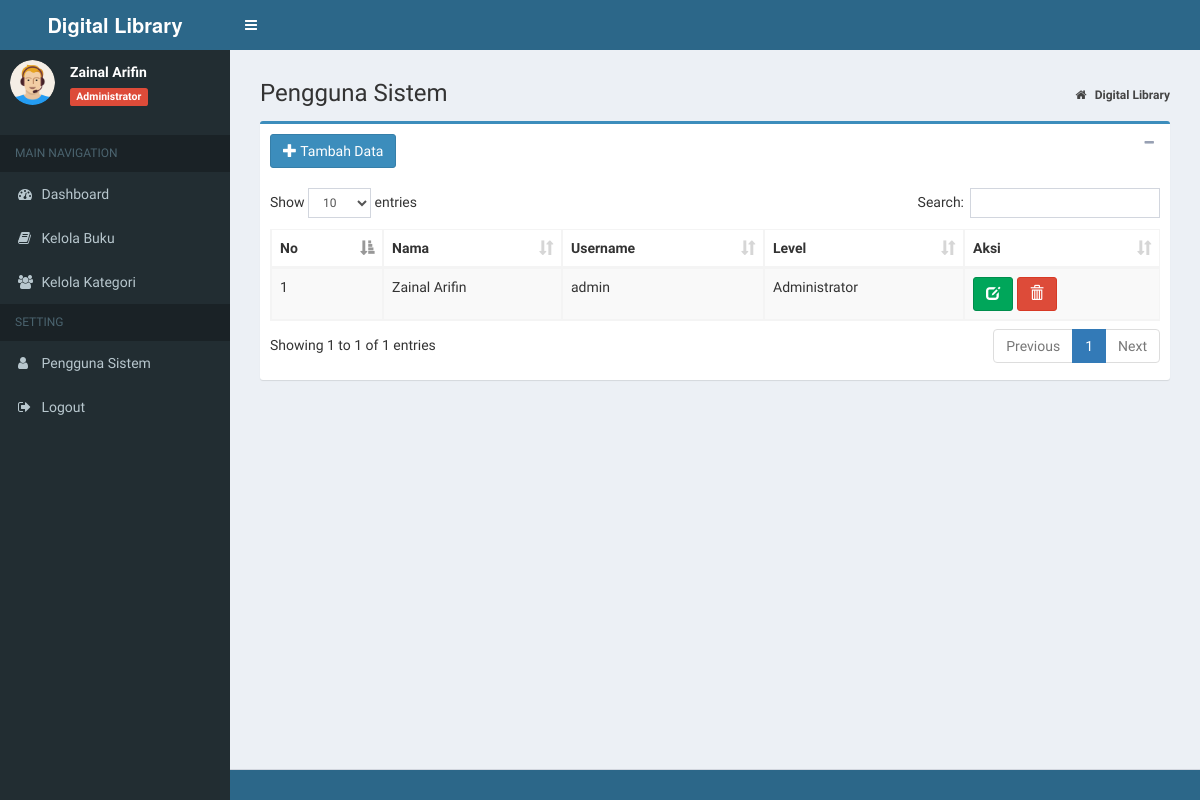
Before: /index.php?page=MyApp/data_pengguna (signed in) with the older database file.
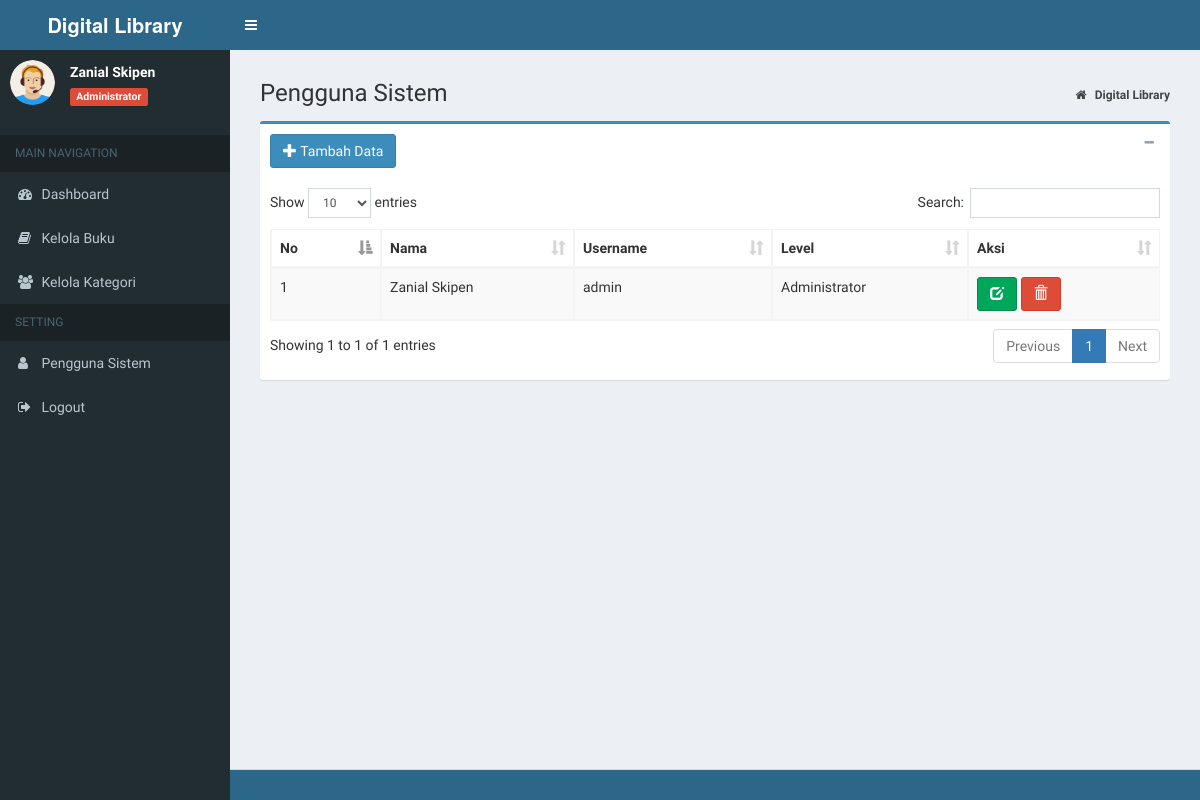
After: the same page with the newer database file.
### tables this page shows
CREATE TABLE `tb_pengguna` (
  `id_pengguna` int(11) NOT NULL,
  `nama_pengguna` varchar(20) NOT NULL,
  `username` varchar(20) NOT NULL,
  `password` varchar(15) NOT NULL,
  `level` varchar(15) NOT NULL DEFAULT 'Administrator'
);

### admin/pengguna/data_pengguna.php (the view, shortened to what the changed rows need)
<section class="content-header">
	<h1>
		Pengguna Sistem
	</h1>
</section>
<section class="content">
	<div class="box box-primary">
		<div class="box-body">
			<div class="table-responsive">
				<table id="example1" class="table table-bordered table-striped">
					<thead>
						<tr>
							<th>No</th>
							<th>Nama</th>
							<th>Username</th>
							<th>Level</th>
							<th>Aksi</th>
						</tr>
					</thead>
					<tbody>
						<?php
                  $no = 1;
                  $sql = $koneksi->query("select * from tb_pengguna");
                  while ($data= $sql->fetch_assoc()) {
                ?>
						<tr>
							<td>
								<?php echo $no++; ?>
							</td>
							<td>
								<?php echo $data['nama_pengguna']; ?>
							</td>
							<td>
								<?php echo $data['username']; ?>
							</td>
							<td>
								<?php echo $data['level']; ?>
							</td>
							<td>
								<a href="?page=MyApp/edit_pengguna&kode=<?php echo $data['id_pengguna']; ?>"
								 title="Ubah" class="btn btn-success">
									<i class="glyphicon glyphicon-edit"></i>
								</a>
								<a href="?page=MyApp/del_pengguna&kode=<?php echo $data['id_pengguna']; ?>"
								 onclick="return confirm('Apakah anda yakin hapus data ini ?')" title="Hapus" class="btn btn-danger">
									<i class="glyphicon glyphicon-trash"></i>
							</td>
						</tr>
						<?php
                  }
                ?>
					</tbody>
				</table>
			</div>
		</div>
	</div>
</section>

### index.php (shortened to what the changed rows need)
<?php
    if (isset($_SESSION["ses_id"]) == ""){
		header("location: landing_page.php");
    } else if (isset($_SESSION["ses_username"]) != "") {
		$data_nama = $_SESSION["ses_nama"];
		$data_level = $_SESSION["ses_level"];
    } else if (isset($_SESSION["ses_id"]) != "") {
		header("location: page.php");
    }
    include "inc/koneksi.php";
?>
<!DOCTYPE html>
<html>
<head>
	<link rel="stylesheet" href="bootstrap/css/bootstrap.min.css">
	<link rel="stylesheet" href="https://cdnjs.cloudflare.com/ajax/libs/font-awesome/4.5.0/css/font-awesome.min.css">
	<link rel="stylesheet" href="https://cdnjs.cloudflare.com/ajax/libs/ionicons/2.0.1/css/ionicons.min.css">
	<link rel="stylesheet" href="plugins/datatables/dataTables.bootstrap.css">
	<link rel="stylesheet" href="plugins/select2/select2.min.css">
	<link rel="stylesheet" href="dist/css/AdminLTE.css">
	<link rel="stylesheet" href="dist/css/skins/_all-skins.min.css">
	<link rel="stylesheet" href="//cdnjs.cloudflare.com/ajax/libs/morris.js/0.5.1/morris.css">
</head>
<body class="hold-transition skin-blue sidebar-mini">
	<div class="wrapper">
		<aside class="main-sidebar">
			<section class="sidebar">
				<div class="user-panel">
					<div class="pull-left info">
						<p>
							<?php echo $data_nama; ?>
						</p>
						<span class="label label-danger">
							<?php echo $data_level; ?>
						</span>
					</div>
				</div>
			</section>
		</aside>
		<div class="content-wrapper">
			<section class="content">
			<?php
				if(isset($_GET['page'])){
					$hal = $_GET['page'];
					switch ($hal) {
						case 'MyApp/data_pengguna':
							include "admin/pengguna/data_pengguna.php";
							break;
					}
				}else{
					if($data_level=="Administrator"){
						include "home/admin.php";
					}
				}
			?>
			</section>
		</div>
</body>
</html>

Changed rows visible on the page:
changed tb_pengguna "admin": nama_pengguna "Zainal Arifin" → "Zanial Skipen"
Other visible differences:
$data_nama: "Zainal Arifin" → "Zanial Skipen"
